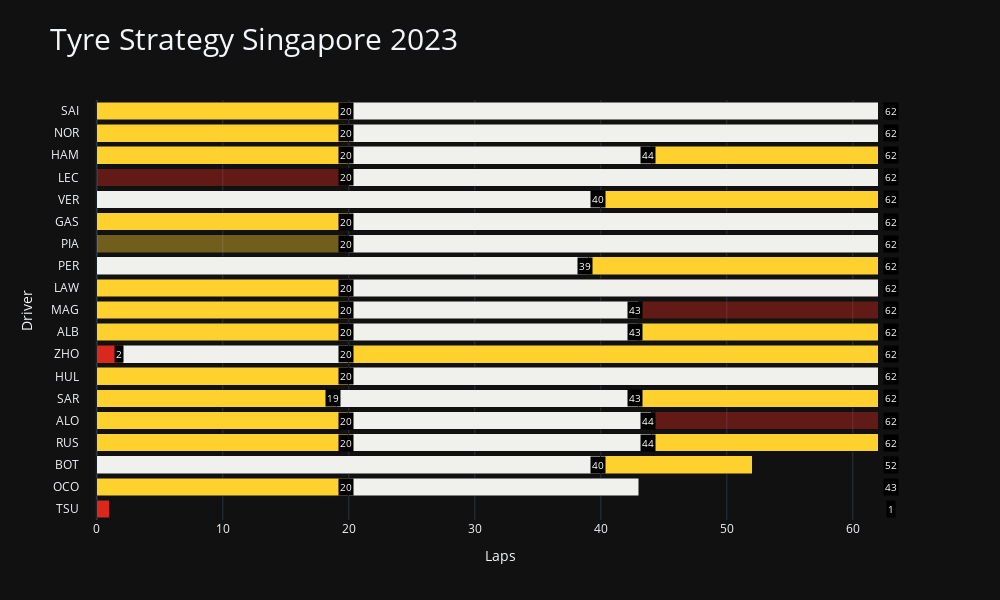

Notebook code cell kept with this figure:
### Code cell
fig = go.Figure()

# Tyre Stint
compound_color = {key: value for key, value in fastf1.plotting.COMPOUND_COLORS.items()}
tyre_stint = df.groupby(['Driver', 'Stint', 'Compound', 'FreshTyre']).agg({'LapNumber': 'min', 'TyreLife': 'count'}).reset_index()

# List of drivers
drivers = list(race.results.Abbreviation)[::-1]

for drv in drivers:
    driver_stints = tyre_stint[tyre_stint['Driver'] == drv]

    # Loop through each stint of the driver
    for idx, row in driver_stints.iterrows():
        # Add bar trace for each stint
        fig.add_trace(go.Bar(
            y=[drv],
            x=[row["TyreLife"]],
            orientation='h',
            base=row['LapNumber'] - 1,
            marker=dict(color=compound_color[row.Compound]),
            opacity=0.4 if not row.FreshTyre else 1,
            name=row.Compound,
            legendgroup=row.Compound,  # Group bars by Compound for legend
            showlegend=False  # Only show one legend entry for each Compound
        ))

        # Add annotation for lap number
        if not row['LapNumber'] == 1.0:
            fig.add_annotation(
                x=row['LapNumber'] - 1.25,
                y=drv,
                text=str(round(row['LapNumber'] - 1)),
                font=dict(color='white', size=10),
                showarrow=False,
                bgcolor='black'
            )

    # Add annotation for total tyre life
    fig.add_annotation(
        x=df.LapNumber.max() + 1,
        y=drv,
        text=str(driver_stints['TyreLife'].sum()),
        font=dict(color='white', size=10),
        showarrow=False,
        bgcolor='black'
    )

fig.update_layout(
    title='Tyre Strategy\nSingapore 2023',
    title_font_size=30,
    xaxis_title='Laps',
    yaxis=dict(title='Driver'),  
    legend_title_text='Compound',
    # plot_bgcolor='white',  
    barmode='stack',  # Stack bars horizontally
    height=600,
    width=1000,
    template="plotly_dark"
)

fig.show()

### Figure 1 — Plotly figure (JSON) as saved in the notebook; plotly's stock layout.template omitted (floating-point values rounded to 4 significant figures)
{"data": [{"base": 0, "legendgroup": "SOFT", "marker": {"color": "#da291c"}, "name": "SOFT", "opacity": 1, "orientation": "h", "showlegend": false, "type": "bar", "x": [1], "y": ["TSU"]}, {"base": 0, "legendgroup": "MEDIUM", "marker": {"color": "#ffd12e"}, "name": "MEDIUM", "opacity": 1, "orientation": "h", "showlegend": false, "type": "bar", "x": [20], "y": ["OCO"]}, {"base": 20, "legendgroup": "HARD", "marker": {"color": "#f0f0ec"}, "name": "HARD", "opacity": 1, "orientation": "h", "showlegend": false, "type": "bar", "x": [23], "y": ["OCO"]}, {"base": 0, "legendgroup": "HARD", "marker": {"color": "#f0f0ec"}, "name": "HARD", "opacity": 1, "orientation": "h", "showlegend": false, "type": "bar", "x": [40], "y": ["BOT"]}, {"base": 40, "legendgroup": "MEDIUM", "marker": {"color": "#ffd12e"}, "name": "MEDIUM", "opacity": 1, "orientation": "h", "showlegend": false, "type": "bar", "x": [12], "y": ["BOT"]}, {"base": 0, "legendgroup": "MEDIUM", "marker": {"color": "#ffd12e"}, "name": "MEDIUM", "opacity": 1, "orientation": "h", "showlegend": false, "type": "bar", "x": [20], "y": ["RUS"]}, {"base": 20, "legendgroup": "HARD", "marker": {"color": "#f0f0ec"}, "name": "HARD", "opacity": 1, "orientation": "h", "showlegend": false, "type": "bar", "x": [24], "y": ["RUS"]}, {"base": 44, "legendgroup": "MEDIUM", "marker": {"color": "#ffd12e"}, "name": "MEDIUM", "opacity": 1, "orientation": "h", "showlegend": false, "type": "bar", "x": [18], "y": ["RUS"]}, {"base": 0, "legendgroup": "MEDIUM", "marker": {"color": "#ffd12e"}, "name": "MEDIUM", "opacity": 1, "orientation": "h", "showlegend": false, "type": "bar", "x": [20], "y": ["ALO"]}, {"base": 20, "legendgroup": "HARD", "marker": {"color": "#f0f0ec"}, "name": "HARD", "opacity": 1, "orientation": "h", "showlegend": false, "type": "bar", "x": [24], "y": ["ALO"]}, {"base": 44, "legendgroup": "SOFT", "marker": {"color": "#da291c"}, "name": "SOFT", "opacity": 0.4, "orientation": "h", "showlegend": false, "type": "bar", "x": [18], "y": ["ALO"]}, {"base": 0, "legendgroup": "MEDIUM", "marker": {"color": "#ffd12e"}, "name": "MEDIUM", "opacity": 1, "orientation": "h", "showlegend": false, "type": "bar", "x": [19], "y": ["SAR"]}, {"base": 19, "legendgroup": "HARD", "marker": {"color": "#f0f0ec"}, "name": "HARD", "opacity": 1, "orientation": "h", "showlegend": false, "type": "bar", "x": [24], "y": ["SAR"]}, {"base": 43, "legendgroup": "MEDIUM", "marker": {"color": "#ffd12e"}, "name": "MEDIUM", "opacity": 1, "orientation": "h", "showlegend": false, "type": "bar", "x": [19], "y": ["SAR"]}, {"base": 0, "legendgroup": "MEDIUM", "marker": {"color": "#ffd12e"}, "name": "MEDIUM", "opacity": 1, "orientation": "h", "showlegend": false, "type": "bar", "x": [20], "y": ["HUL"]}, {"base": 20, "legendgroup": "HARD", "marker": {"color": "#f0f0ec"}, "name": "HARD", "opacity": 1, "orientation": "h", "showlegend": false, "type": "bar", "x": [42], "y": ["HUL"]}, {"base": 0, "legendgroup": "SOFT", "marker": {"color": "#da291c"}, "name": "SOFT", "opacity": 1, "orientation": "h", "showlegend": false, "type": "bar", "x": [2], "y": ["ZHO"]}, {"base": 2, "legendgroup": "HARD", "marker": {"color": "#f0f0ec"}, "name": "HARD", "opacity": 1, "orientation": "h", "showlegend": false, "type": "bar", "x": [18], "y": ["ZHO"]}, {"base": 20, "legendgroup": "MEDIUM", "marker": {"color": "#ffd12e"}, "name": "MEDIUM", "opacity": 1, "orientation": "h", "showlegend": false, "type": "bar", "x": [42], "y": ["ZHO"]}, {"base": 0, "legendgroup": "MEDIUM", "marker": {"color": "#ffd12e"}, "name": "MEDIUM", "opacity": 1, "orientation": "h", "showlegend": false, "type": "bar", "x": [20], "y": ["ALB"]}, {"base": 20, "legendgroup": "HARD", "marker": {"color": "#f0f0ec"}, "name": "HARD", "opacity": 1, "orientation": "h", "showlegend": false, "type": "bar", "x": [23], "y": ["ALB"]}, {"base": 43, "legendgroup": "MEDIUM", "marker": {"color": "#ffd12e"}, "name": "MEDIUM", "opacity": 1, "orientation": "h", "showlegend": false, "type": "bar", "x": [19], "y": ["ALB"]}, {"base": 0, "legendgroup": "MEDIUM", "marker": {"color": "#ffd12e"}, "name": "MEDIUM", "opacity": 1, "orientation": "h", "showlegend": false, "type": "bar", "x": [20], "y": ["MAG"]}, {"base": 20, "legendgroup": "HARD", "marker": {"color": "#f0f0ec"}, "name": "HARD", "opacity": 1, "orientation": "h", "showlegend": false, "type": "bar", "x": [23], "y": ["MAG"]}, {"base": 43, "legendgroup": "SOFT", "marker": {"color": "#da291c"}, "name": "SOFT", "opacity": 0.4, "orientation": "h", "showlegend": false, "type": "bar", "x": [19], "y": ["MAG"]}, {"base": 0, "legendgroup": "MEDIUM", "marker": {"color": "#ffd12e"}, "name": "MEDIUM", "opacity": 1, "orientation": "h", "showlegend": false, "type": "bar", "x": [20], "y": ["LAW"]}, {"base": 20, "legendgroup": "HARD", "marker": {"color": "#f0f0ec"}, "name": "HARD", "opacity": 1, "orientation": "h", "showlegend": false, "type": "bar", "x": [42], "y": ["LAW"]}, {"base": 0, "legendgroup": "HARD", "marker": {"color": "#f0f0ec"}, "name": "HARD", "opacity": 1, "orientation": "h", "showlegend": false, "type": "bar", "x": [39], "y": ["PER"]}, {"base": 39, "legendgroup": "MEDIUM", "marker": {"color": "#ffd12e"}, "name": "MEDIUM", "opacity": 1, "orientation": "h", "showlegend": false, "type": "bar", "x": [23], "y": ["PER"]}, {"base": 0, "legendgroup": "MEDIUM", "marker": {"color": "#ffd12e"}, "name": "MEDIUM", "opacity": 0.4, "orientation": "h", "showlegend": false, "type": "bar", "x": [20], "y": ["PIA"]}, {"base": 20, "legendgroup": "HARD", "marker": {"color": "#f0f0ec"}, "name": "HARD", "opacity": 1, "orientation": "h", "showlegend": false, "type": "bar", "x": [42], "y": ["PIA"]}, {"base": 0, "legendgroup": "MEDIUM", "marker": {"color": "#ffd12e"}, "name": "MEDIUM", "opacity": 1, "orientation": "h", "showlegend": false, "type": "bar", "x": [20], "y": ["GAS"]}, {"base": 20, "legendgroup": "HARD", "marker": {"color": "#f0f0ec"}, "name": "HARD", "opacity": 1, "orientation": "h", "showlegend": false, "type": "bar", "x": [42], "y": ["GAS"]}, {"base": 0, "legendgroup": "HARD", "marker": {"color": "#f0f0ec"}, "name": "HARD", "opacity": 1, "orientation": "h", "showlegend": false, "type": "bar", "x": [40], "y": ["VER"]}, {"base": 40, "legendgroup": "MEDIUM", "marker": {"color": "#ffd12e"}, "name": "MEDIUM", "opacity": 1, "orientation": "h", "showlegend": false, "type": "bar", "x": [22], "y": ["VER"]}, {"base": 0, "legendgroup": "SOFT", "marker": {"color": "#da291c"}, "name": "SOFT", "opacity": 0.4, "orientation": "h", "showlegend": false, "type": "bar", "x": [20], "y": ["LEC"]}, {"base": 20, "legendgroup": "HARD", "marker": {"color": "#f0f0ec"}, "name": "HARD", "opacity": 1, "orientation": "h", "showlegend": false, "type": "bar", "x": [42], "y": ["LEC"]}, {"base": 0, "legendgroup": "MEDIUM", "marker": {"color": "#ffd12e"}, "name": "MEDIUM", "opacity": 1, "orientation": "h", "showlegend": false, "type": "bar", "x": [20], "y": ["HAM"]}, {"base": 20, "legendgroup": "HARD", "marker": {"color": "#f0f0ec"}, "name": "HARD", "opacity": 1, "orientation": "h", "showlegend": false, "type": "bar", "x": [24], "y": ["HAM"]}, {"base": 44, "legendgroup": "MEDIUM", "marker": {"color": "#ffd12e"}, "name": "MEDIUM", "opacity": 1, "orientation": "h", "showlegend": false, "type": "bar", "x": [18], "y": ["HAM"]}, {"base": 0, "legendgroup": "MEDIUM", "marker": {"color": "#ffd12e"}, "name": "MEDIUM", "opacity": 1, "orientation": "h", "showlegend": false, "type": "bar", "x": [20], "y": ["NOR"]}, {"base": 20, "legendgroup": "HARD", "marker": {"color": "#f0f0ec"}, "name": "HARD", "opacity": 1, "orientation": "h", "showlegend": false, "type": "bar", "x": [42], "y": ["NOR"]}, {"base": 0, "legendgroup": "MEDIUM", "marker": {"color": "#ffd12e"}, "name": "MEDIUM", "opacity": 1, "orientation": "h", "showlegend": false, "type": "bar", "x": [20], "y": ["SAI"]}, {"base": 20, "legendgroup": "HARD", "marker": {"color": "#f0f0ec"}, "name": "HARD", "opacity": 1, "orientation": "h", "showlegend": false, "type": "bar", "x": [42], "y": ["SAI"]}], "layout": {"annotations": [{"bgcolor": "black", "font": {"color": "white", "size": 10}, "showarrow": false, "text": "0", "x": 63, "y": "STR"}, {"bgcolor": "black", "font": {"color": "white", "size": 10}, "showarrow": false, "text": "1", "x": 63, "y": "TSU"}, {"bgcolor": "black", "font": {"color": "white", "size": 10}, "showarrow": false, "text": "20", "x": 19.75, "y": "OCO"}, {"bgcolor": "black", "font": {"color": "white", "size": 10}, "showarrow": false, "text": "43", "x": 63, "y": "OCO"}, {"bgcolor": "black", "font": {"color": "white", "size": 10}, "showarrow": false, "text": "40", "x": 39.75, "y": "BOT"}, {"bgcolor": "black", "font": {"color": "white", "size": 10}, "showarrow": false, "text": "52", "x": 63, "y": "BOT"}, {"bgcolor": "black", "font": {"color": "white", "size": 10}, "showarrow": false, "text": "20", "x": 19.75, "y": "RUS"}, {"bgcolor": "black", "font": {"color": "white", "size": 10}, "showarrow": false, "text": "44", "x": 43.75, "y": "RUS"}, {"bgcolor": "black", "font": {"color": "white", "size": 10}, "showarrow": false, "text": "62", "x": 63, "y": "RUS"}, {"bgcolor": "black", "font": {"color": "white", "size": 10}, "showarrow": false, "text": "20", "x": 19.75, "y": "ALO"}, {"bgcolor": "black", "font": {"color": "white", "size": 10}, "showarrow": false, "text": "44", "x": 43.75, "y": "ALO"}, {"bgcolor": "black", "font": {"color": "white", "size": 10}, "showarrow": false, "text": "62", "x": 63, "y": "ALO"}, {"bgcolor": "black", "font": {"color": "white", "size": 10}, "showarrow": false, "text": "19", "x": 18.75, "y": "SAR"}, {"bgcolor": "black", "font": {"color": "white", "size": 10}, "showarrow": false, "text": "43", "x": 42.75, "y": "SAR"}, {"bgcolor": "black", "font": {"color": "white", "size": 10}, "showarrow": false, "text": "62", "x": 63, "y": "SAR"}, {"bgcolor": "black", "font": {"color": "white", "size": 10}, "showarrow": false, "text": "20", "x": 19.75, "y": "HUL"}, {"bgcolor": "black", "font": {"color": "white", "size": 10}, "showarrow": false, "text": "62", "x": 63, "y": "HUL"}, {"bgcolor": "black", "font": {"color": "white", "size": 10}, "showarrow": false, "text": "2", "x": 1.75, "y": "ZHO"}, {"bgcolor": "black", "font": {"color": "white", "size": 10}, "showarrow": false, "text": "20", "x": 19.75, "y": "ZHO"}, {"bgcolor": "black", "font": {"color": "white", "size": 10}, "showarrow": false, "text": "62", "x": 63, "y": "ZHO"}, {"bgcolor": "black", "font": {"color": "white", "size": 10}, "showarrow": false, "text": "20", "x": 19.75, "y": "ALB"}, {"bgcolor": "black", "font": {"color": "white", "size": 10}, "showarrow": false, "text": "43", "x": 42.75, "y": "ALB"}, {"bgcolor": "black", "font": {"color": "white", "size": 10}, "showarrow": false, "text": "62", "x": 63, "y": "ALB"}, {"bgcolor": "black", "font": {"color": "white", "size": 10}, "showarrow": false, "text": "20", "x": 19.75, "y": "MAG"}, {"bgcolor": "black", "font": {"color": "white", "size": 10}, "showarrow": false, "text": "43", "x": 42.75, "y": "MAG"}, {"bgcolor": "black", "font": {"color": "white", "size": 10}, "showarrow": false, "text": "62", "x": 63, "y": "MAG"}, {"bgcolor": "black", "font": {"color": "white", "size": 10}, "showarrow": false, "text": "20", "x": 19.75, "y": "LAW"}, {"bgcolor": "black", "font": {"color": "white", "size": 10}, "showarrow": false, "text": "62", "x": 63, "y": "LAW"}, {"bgcolor": "black", "font": {"color": "white", "size": 10}, "showarrow": false, "text": "39", "x": 38.75, "y": "PER"}, {"bgcolor": "black", "font": {"color": "white", "size": 10}, "showarrow": false, "text": "62", "x": 63, "y": "PER"}, {"bgcolor": "black", "font": {"color": "white", "size": 10}, "showarrow": false, "text": "20", "x": 19.75, "y": "PIA"}, {"bgcolor": "black", "font": {"color": "white", "size": 10}, "showarrow": false, "text": "62", "x": 63, "y": "PIA"}, {"bgcolor": "black", "font": {"color": "white", "size": 10}, "showarrow": false, "text": "20", "x": 19.75, "y": "GAS"}, {"bgcolor": "black", "font": {"color": "white", "size": 10}, "showarrow": false, "text": "62", "x": 63, "y": "GAS"}, {"bgcolor": "black", "font": {"color": "white", "size": 10}, "showarrow": false, "text": "40", "x": 39.75, "y": "VER"}, {"bgcolor": "black", "font": {"color": "white", "size": 10}, "showarrow": false, "text": "62", "x": 63, "y": "VER"}, {"bgcolor": "black", "font": {"color": "white", "size": 10}, "showarrow": false, "text": "20", "x": 19.75, "y": "LEC"}, {"bgcolor": "black", "font": {"color": "white", "size": 10}, "showarrow": false, "text": "62", "x": 63, "y": "LEC"}, {"bgcolor": "black", "font": {"color": "white", "size": 10}, "showarrow": false, "text": "20", "x": 19.75, "y": "HAM"}, {"bgcolor": "black", "font": {"color": "white", "size": 10}, "showarrow": false, "text": "44", "x": 43.75, "y": "HAM"}, {"bgcolor": "black", "font": {"color": "white", "size": 10}, "showarrow": false, "text": "62", "x": 63, "y": "HAM"}, {"bgcolor": "black", "font": {"color": "white", "size": 10}, "showarrow": false, "text": "20", "x": 19.75, "y": "NOR"}, {"bgcolor": "black", "font": {"color": "white", "size": 10}, "showarrow": false, "text": "62", "x": 63, "y": "NOR"}, {"bgcolor": "black", "font": {"color": "white", "size": 10}, "showarrow": false, "text": "20", "x": 19.75, "y": "SAI"}, {"bgcolor": "black", "font": {"color": "white", "size": 10}, "showarrow": false, "text": "62", "x": 63, "y": "SAI"}], "barmode": "stack", "height": 600, "legend": {"title": {"text": "Compound"}}, "title": {"font": {"size": 30}, "text": "Tyre Strategy\nSingapore 2023"}, "width": 1000, "xaxis": {"title": {"text": "Laps"}}, "yaxis": {"title": {"text": "Driver"}}}}
